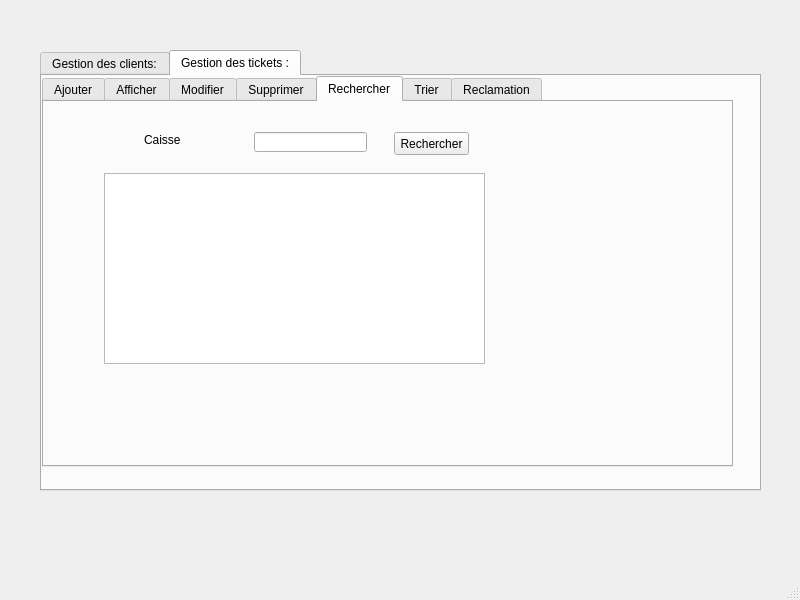
<?xml version="1.0" encoding="UTF-8"?>
<ui version="4.0">
 <class>MainWindow</class>
 <widget class="QMainWindow" name="MainWindow">
  <property name="geometry">
   <rect>
    <x>0</x>
    <y>0</y>
    <width>800</width>
    <height>600</height>
   </rect>
  </property>
  <property name="windowTitle">
   <string>MainWindow</string>
  </property>
  <widget class="QWidget" name="centralwidget">
   <widget class="QTabWidget" name="tabWidget_2">
    <property name="geometry">
     <rect>
      <x>40</x>
      <y>50</y>
      <width>721</width>
      <height>441</height>
     </rect>
    </property>
    <property name="currentIndex">
     <number>1</number>
    </property>
    <widget class="QWidget" name="tab_4">
     <attribute name="title">
      <string>Gestion des clients:</string>
     </attribute>
     <widget class="QTabWidget" name="tabWidget">
      <property name="geometry">
       <rect>
        <x>0</x>
        <y>20</y>
        <width>591</width>
        <height>301</height>
       </rect>
      </property>
      <property name="currentIndex">
       <number>0</number>
      </property>
      <widget class="QWidget" name="tab">
       <attribute name="title">
        <string>Ajouter un client</string>
       </attribute>
       <widget class="QLabel" name="label">
        <property name="geometry">
         <rect>
          <x>20</x>
          <y>30</y>
          <width>61</width>
          <height>16</height>
         </rect>
        </property>
        <property name="text">
         <string>CIN :</string>
        </property>
       </widget>
       <widget class="QLabel" name="label_2">
        <property name="geometry">
         <rect>
          <x>20</x>
          <y>70</y>
          <width>47</width>
          <height>13</height>
         </rect>
        </property>
        <property name="text">
         <string>Nom:</string>
        </property>
       </widget>
       <widget class="QLabel" name="label_3">
        <property name="geometry">
         <rect>
          <x>20</x>
          <y>100</y>
          <width>47</width>
          <height>13</height>
         </rect>
        </property>
        <property name="text">
         <string>Prénom:</string>
        </property>
       </widget>
       <widget class="QLineEdit" name="lineEdit_CIN">
        <property name="geometry">
         <rect>
          <x>130</x>
          <y>30</y>
          <width>113</width>
          <height>20</height>
         </rect>
        </property>
       </widget>
       <widget class="QLineEdit" name="lineEdit_nom">
        <property name="geometry">
         <rect>
          <x>130</x>
          <y>60</y>
          <width>113</width>
          <height>20</height>
         </rect>
        </property>
       </widget>
       <widget class="QLineEdit" name="lineEdit_prenom">
        <property name="geometry">
         <rect>
          <x>130</x>
          <y>100</y>
          <width>113</width>
          <height>20</height>
         </rect>
        </property>
       </widget>
       <widget class="QPushButton" name="pb_ajouter">
        <property name="geometry">
         <rect>
          <x>340</x>
          <y>230</y>
          <width>75</width>
          <height>23</height>
         </rect>
        </property>
        <property name="text">
         <string>Ajouter</string>
        </property>
       </widget>
       <widget class="QLabel" name="label_5">
        <property name="geometry">
         <rect>
          <x>20</x>
          <y>130</y>
          <width>47</width>
          <height>13</height>
         </rect>
        </property>
        <property name="text">
         <string>Email:</string>
        </property>
       </widget>
       <widget class="QLineEdit" name="lineEdit_email">
        <property name="geometry">
         <rect>
          <x>130</x>
          <y>130</y>
          <width>113</width>
          <height>20</height>
         </rect>
        </property>
       </widget>
       <widget class="QLabel" name="label_11">
        <property name="geometry">
         <rect>
          <x>20</x>
          <y>160</y>
          <width>71</width>
          <height>16</height>
         </rect>
        </property>
        <property name="text">
         <string>Numero:</string>
        </property>
       </widget>
       <widget class="QLineEdit" name="lineEdit_num">
        <property name="geometry">
         <rect>
          <x>130</x>
          <y>160</y>
          <width>113</width>
          <height>20</height>
         </rect>
        </property>
       </widget>
      </widget>
      <widget class="QWidget" name="tab_2">
       <attribute name="title">
        <string>Afficher les clients</string>
       </attribute>
       <widget class="QTableView" name="tabclient">
        <property name="geometry">
         <rect>
          <x>10</x>
          <y>10</y>
          <width>341</width>
          <height>171</height>
         </rect>
        </property>
       </widget>
      </widget>
      <widget class="QWidget" name="tab_10">
       <attribute name="title">
        <string>modifier un client</string>
       </attribute>
       <widget class="QLineEdit" name="CIN2">
        <property name="geometry">
         <rect>
          <x>180</x>
          <y>30</y>
          <width>113</width>
          <height>20</height>
         </rect>
        </property>
       </widget>
       <widget class="QLabel" name="label_12">
        <property name="geometry">
         <rect>
          <x>60</x>
          <y>40</y>
          <width>47</width>
          <height>13</height>
         </rect>
        </property>
        <property name="text">
         <string>CIN :</string>
        </property>
       </widget>
       <widget class="QLabel" name="label_13">
        <property name="geometry">
         <rect>
          <x>60</x>
          <y>80</y>
          <width>47</width>
          <height>13</height>
         </rect>
        </property>
        <property name="text">
         <string>Nom :</string>
        </property>
       </widget>
       <widget class="QLabel" name="label_14">
        <property name="geometry">
         <rect>
          <x>60</x>
          <y>110</y>
          <width>47</width>
          <height>13</height>
         </rect>
        </property>
        <property name="text">
         <string>Prenom :</string>
        </property>
       </widget>
       <widget class="QLabel" name="label_15">
        <property name="geometry">
         <rect>
          <x>60</x>
          <y>160</y>
          <width>47</width>
          <height>13</height>
         </rect>
        </property>
        <property name="text">
         <string>Email:</string>
        </property>
       </widget>
       <widget class="QLabel" name="label_16">
        <property name="geometry">
         <rect>
          <x>60</x>
          <y>200</y>
          <width>47</width>
          <height>13</height>
         </rect>
        </property>
        <property name="text">
         <string>Numero:</string>
        </property>
       </widget>
       <widget class="QLineEdit" name="lineEdit_nom_1">
        <property name="geometry">
         <rect>
          <x>180</x>
          <y>70</y>
          <width>113</width>
          <height>20</height>
         </rect>
        </property>
       </widget>
       <widget class="QLineEdit" name="lineEdit_prenom_">
        <property name="geometry">
         <rect>
          <x>180</x>
          <y>110</y>
          <width>113</width>
          <height>20</height>
         </rect>
        </property>
       </widget>
       <widget class="QLineEdit" name="lineEdit_email_1">
        <property name="geometry">
         <rect>
          <x>180</x>
          <y>160</y>
          <width>113</width>
          <height>20</height>
         </rect>
        </property>
       </widget>
       <widget class="QLineEdit" name="lineEdit_num_1">
        <property name="geometry">
         <rect>
          <x>180</x>
          <y>200</y>
          <width>113</width>
          <height>20</height>
         </rect>
        </property>
       </widget>
       <widget class="QPushButton" name="pushButton">
        <property name="geometry">
         <rect>
          <x>340</x>
          <y>230</y>
          <width>75</width>
          <height>23</height>
         </rect>
        </property>
        <property name="text">
         <string>Modifier</string>
        </property>
       </widget>
      </widget>
      <widget class="QWidget" name="tab_3">
       <attribute name="title">
        <string>Supprimer un client</string>
       </attribute>
       <widget class="QLineEdit" name="lineEdit_CIN_2">
        <property name="geometry">
         <rect>
          <x>140</x>
          <y>30</y>
          <width>113</width>
          <height>20</height>
         </rect>
        </property>
       </widget>
       <widget class="QLabel" name="label_4">
        <property name="geometry">
         <rect>
          <x>20</x>
          <y>30</y>
          <width>61</width>
          <height>16</height>
         </rect>
        </property>
        <property name="text">
         <string>CIN:</string>
        </property>
       </widget>
       <widget class="QPushButton" name="pb_supprimer">
        <property name="geometry">
         <rect>
          <x>240</x>
          <y>140</y>
          <width>75</width>
          <height>23</height>
         </rect>
        </property>
        <property name="text">
         <string>Supprimer</string>
        </property>
       </widget>
      </widget>
      <widget class="QWidget" name="tab_11">
       <attribute name="title">
        <string>Recherche</string>
       </attribute>
       <widget class="QLabel" name="label_17">
        <property name="geometry">
         <rect>
          <x>70</x>
          <y>30</y>
          <width>71</width>
          <height>16</height>
         </rect>
        </property>
        <property name="text">
         <string>Nom Client :</string>
        </property>
       </widget>
       <widget class="QLineEdit" name="lineEdit_nomC">
        <property name="geometry">
         <rect>
          <x>200</x>
          <y>30</y>
          <width>113</width>
          <height>20</height>
         </rect>
        </property>
       </widget>
       <widget class="QTableView" name="tabclient_3">
        <property name="geometry">
         <rect>
          <x>50</x>
          <y>70</y>
          <width>341</width>
          <height>171</height>
         </rect>
        </property>
       </widget>
       <widget class="QPushButton" name="pushButton_2">
        <property name="geometry">
         <rect>
          <x>340</x>
          <y>30</y>
          <width>75</width>
          <height>23</height>
         </rect>
        </property>
        <property name="text">
         <string>Rechercher</string>
        </property>
       </widget>
      </widget>
      <widget class="QWidget" name="tab_5">
       <attribute name="title">
        <string>Trier</string>
       </attribute>
       <widget class="QTableView" name="tableView">
        <property name="geometry">
         <rect>
          <x>60</x>
          <y>50</y>
          <width>421</width>
          <height>192</height>
         </rect>
        </property>
       </widget>
       <widget class="QPushButton" name="pushButton_3">
        <property name="geometry">
         <rect>
          <x>500</x>
          <y>30</y>
          <width>75</width>
          <height>23</height>
         </rect>
        </property>
        <property name="text">
         <string>TRIER</string>
        </property>
       </widget>
      </widget>
     </widget>
    </widget>
    <widget class="QWidget" name="tab_6">
     <attribute name="title">
      <string>Gestion des tickets :</string>
     </attribute>
     <widget class="QTabWidget" name="tabWidget_3">
      <property name="geometry">
       <rect>
        <x>0</x>
        <y>0</y>
        <width>691</width>
        <height>391</height>
       </rect>
      </property>
      <property name="currentIndex">
       <number>4</number>
      </property>
      <widget class="QWidget" name="tab_7">
       <attribute name="title">
        <string>Ajouter</string>
       </attribute>
       <widget class="QGroupBox" name="groupBox">
        <property name="geometry">
         <rect>
          <x>20</x>
          <y>60</y>
          <width>221</width>
          <height>261</height>
         </rect>
        </property>
        <property name="title">
         <string>Ticket:</string>
        </property>
        <widget class="QLabel" name="label_23">
         <property name="geometry">
          <rect>
           <x>30</x>
           <y>30</y>
           <width>47</width>
           <height>13</height>
          </rect>
         </property>
         <property name="text">
          <string>Ref:</string>
         </property>
        </widget>
        <widget class="QLineEdit" name="Ref">
         <property name="geometry">
          <rect>
           <x>90</x>
           <y>30</y>
           <width>113</width>
           <height>20</height>
          </rect>
         </property>
        </widget>
        <widget class="QLabel" name="label_24">
         <property name="geometry">
          <rect>
           <x>30</x>
           <y>70</y>
           <width>47</width>
           <height>13</height>
          </rect>
         </property>
         <property name="text">
          <string>Nom :</string>
         </property>
        </widget>
        <widget class="QLineEdit" name="Nomp">
         <property name="geometry">
          <rect>
           <x>90</x>
           <y>70</y>
           <width>113</width>
           <height>20</height>
          </rect>
         </property>
        </widget>
        <widget class="QLabel" name="label_25">
         <property name="geometry">
          <rect>
           <x>30</x>
           <y>110</y>
           <width>47</width>
           <height>13</height>
          </rect>
         </property>
         <property name="text">
          <string>Quantite:</string>
         </property>
        </widget>
        <widget class="QLineEdit" name="quantite">
         <property name="geometry">
          <rect>
           <x>90</x>
           <y>110</y>
           <width>113</width>
           <height>20</height>
          </rect>
         </property>
        </widget>
        <widget class="QLabel" name="label_26">
         <property name="geometry">
          <rect>
           <x>30</x>
           <y>140</y>
           <width>47</width>
           <height>13</height>
          </rect>
         </property>
         <property name="text">
          <string>Prix :</string>
         </property>
        </widget>
        <widget class="QLineEdit" name="prix">
         <property name="geometry">
          <rect>
           <x>90</x>
           <y>140</y>
           <width>113</width>
           <height>20</height>
          </rect>
         </property>
        </widget>
        <widget class="QPushButton" name="pushButton_5">
         <property name="geometry">
          <rect>
           <x>0</x>
           <y>180</y>
           <width>101</width>
           <height>23</height>
          </rect>
         </property>
         <property name="text">
          <string>Ajouter_Article</string>
         </property>
        </widget>
        <widget class="QPushButton" name="pushButton_10">
         <property name="geometry">
          <rect>
           <x>110</x>
           <y>180</y>
           <width>101</width>
           <height>23</height>
          </rect>
         </property>
         <property name="text">
          <string>Supprimer_Article</string>
         </property>
        </widget>
        <widget class="QPushButton" name="pushButton_6">
         <property name="geometry">
          <rect>
           <x>0</x>
           <y>220</y>
           <width>101</width>
           <height>23</height>
          </rect>
         </property>
         <property name="text">
          <string>Modifier_Article</string>
         </property>
        </widget>
       </widget>
       <widget class="QPushButton" name="pushButton_4">
        <property name="geometry">
         <rect>
          <x>540</x>
          <y>310</y>
          <width>75</width>
          <height>23</height>
         </rect>
        </property>
        <property name="text">
         <string>entrer</string>
        </property>
       </widget>
       <widget class="QLabel" name="label_6">
        <property name="geometry">
         <rect>
          <x>20</x>
          <y>10</y>
          <width>91</width>
          <height>21</height>
         </rect>
        </property>
        <property name="text">
         <string>Numcaisse:</string>
        </property>
       </widget>
       <widget class="QLineEdit" name="lineEdit_caisse">
        <property name="geometry">
         <rect>
          <x>100</x>
          <y>10</y>
          <width>113</width>
          <height>20</height>
         </rect>
        </property>
       </widget>
       <widget class="QLabel" name="label_8">
        <property name="geometry">
         <rect>
          <x>240</x>
          <y>10</y>
          <width>61</width>
          <height>16</height>
         </rect>
        </property>
        <property name="text">
         <string>Ticket :</string>
        </property>
       </widget>
       <widget class="QLineEdit" name="lineEdit_ticket">
        <property name="geometry">
         <rect>
          <x>300</x>
          <y>10</y>
          <width>113</width>
          <height>20</height>
         </rect>
        </property>
       </widget>
       <widget class="QLabel" name="label_7">
        <property name="geometry">
         <rect>
          <x>450</x>
          <y>10</y>
          <width>61</width>
          <height>20</height>
         </rect>
        </property>
        <property name="text">
         <string>Agent:</string>
        </property>
       </widget>
       <widget class="QLineEdit" name="lineEdit_agent">
        <property name="geometry">
         <rect>
          <x>520</x>
          <y>10</y>
          <width>113</width>
          <height>20</height>
         </rect>
        </property>
       </widget>
       <widget class="QLabel" name="label_9">
        <property name="geometry">
         <rect>
          <x>370</x>
          <y>310</y>
          <width>41</width>
          <height>20</height>
         </rect>
        </property>
        <property name="text">
         <string>Total :</string>
        </property>
       </widget>
       <widget class="QLineEdit" name="lineEdit_total">
        <property name="geometry">
         <rect>
          <x>420</x>
          <y>310</y>
          <width>113</width>
          <height>20</height>
         </rect>
        </property>
       </widget>
       <widget class="QTableWidget" name="Monticket">
        <property name="geometry">
         <rect>
          <x>260</x>
          <y>70</y>
          <width>401</width>
          <height>192</height>
         </rect>
        </property>
        <column>
         <property name="text">
          <string>REF :</string>
         </property>
         <property name="font">
          <font>
           <weight>75</weight>
           <italic>true</italic>
           <bold>true</bold>
           <underline>false</underline>
          </font>
         </property>
         <property name="background">
          <color>
           <red>170</red>
           <green>170</green>
           <blue>255</blue>
          </color>
         </property>
        </column>
        <column>
         <property name="text">
          <string>Nom Article :</string>
         </property>
         <property name="font">
          <font>
           <weight>75</weight>
           <italic>true</italic>
           <bold>true</bold>
          </font>
         </property>
         <property name="background">
          <color>
           <red>170</red>
           <green>170</green>
           <blue>255</blue>
          </color>
         </property>
        </column>
        <column>
         <property name="text">
          <string>Quantite Article :</string>
         </property>
         <property name="font">
          <font>
           <weight>75</weight>
           <italic>true</italic>
           <bold>true</bold>
          </font>
         </property>
         <property name="background">
          <color>
           <red>170</red>
           <green>170</green>
           <blue>255</blue>
          </color>
         </property>
        </column>
        <column>
         <property name="text">
          <string>Prix Article :</string>
         </property>
         <property name="font">
          <font>
           <weight>75</weight>
           <italic>true</italic>
           <bold>true</bold>
          </font>
         </property>
         <property name="background">
          <color>
           <red>170</red>
           <green>170</green>
           <blue>255</blue>
          </color>
         </property>
        </column>
       </widget>
      </widget>
      <widget class="QWidget" name="tab_15">
       <attribute name="title">
        <string>Afficher</string>
       </attribute>
       <widget class="QTableView" name="tableTicket">
        <property name="geometry">
         <rect>
          <x>20</x>
          <y>20</y>
          <width>601</width>
          <height>261</height>
         </rect>
        </property>
       </widget>
      </widget>
      <widget class="QWidget" name="tab_8">
       <attribute name="title">
        <string>Modifier</string>
       </attribute>
       <widget class="QLabel" name="label_10">
        <property name="geometry">
         <rect>
          <x>20</x>
          <y>20</y>
          <width>47</width>
          <height>13</height>
         </rect>
        </property>
        <property name="text">
         <string>N°caisse:</string>
        </property>
       </widget>
       <widget class="QLabel" name="label_18">
        <property name="geometry">
         <rect>
          <x>250</x>
          <y>20</y>
          <width>47</width>
          <height>13</height>
         </rect>
        </property>
        <property name="text">
         <string>Ticket:</string>
        </property>
       </widget>
       <widget class="QLabel" name="label_19">
        <property name="geometry">
         <rect>
          <x>490</x>
          <y>10</y>
          <width>61</width>
          <height>20</height>
         </rect>
        </property>
        <property name="text">
         <string>Suivi par :</string>
        </property>
       </widget>
       <widget class="QLineEdit" name="lineEdit_5">
        <property name="geometry">
         <rect>
          <x>90</x>
          <y>20</y>
          <width>113</width>
          <height>20</height>
         </rect>
        </property>
       </widget>
       <widget class="QLineEdit" name="lineEdit_6">
        <property name="geometry">
         <rect>
          <x>320</x>
          <y>20</y>
          <width>113</width>
          <height>20</height>
         </rect>
        </property>
       </widget>
       <widget class="QLineEdit" name="lineEdit_7">
        <property name="geometry">
         <rect>
          <x>560</x>
          <y>10</y>
          <width>113</width>
          <height>20</height>
         </rect>
        </property>
       </widget>
       <widget class="QLabel" name="label_20">
        <property name="geometry">
         <rect>
          <x>320</x>
          <y>280</y>
          <width>47</width>
          <height>13</height>
         </rect>
        </property>
        <property name="text">
         <string>Total :</string>
        </property>
       </widget>
       <widget class="QLineEdit" name="lineEdit_8">
        <property name="geometry">
         <rect>
          <x>390</x>
          <y>280</y>
          <width>113</width>
          <height>20</height>
         </rect>
        </property>
       </widget>
       <widget class="QGroupBox" name="groupBox_2">
        <property name="geometry">
         <rect>
          <x>20</x>
          <y>70</y>
          <width>221</width>
          <height>211</height>
         </rect>
        </property>
        <property name="title">
         <string>Ticket:</string>
        </property>
        <widget class="QLabel" name="label_27">
         <property name="geometry">
          <rect>
           <x>30</x>
           <y>40</y>
           <width>47</width>
           <height>13</height>
          </rect>
         </property>
         <property name="text">
          <string>Ref:</string>
         </property>
        </widget>
        <widget class="QLineEdit" name="Ref_2">
         <property name="geometry">
          <rect>
           <x>90</x>
           <y>40</y>
           <width>113</width>
           <height>20</height>
          </rect>
         </property>
        </widget>
        <widget class="QLabel" name="label_28">
         <property name="geometry">
          <rect>
           <x>30</x>
           <y>80</y>
           <width>47</width>
           <height>13</height>
          </rect>
         </property>
         <property name="text">
          <string>Nom :</string>
         </property>
        </widget>
        <widget class="QLineEdit" name="Nomp_2">
         <property name="geometry">
          <rect>
           <x>90</x>
           <y>80</y>
           <width>113</width>
           <height>20</height>
          </rect>
         </property>
        </widget>
        <widget class="QLabel" name="label_29">
         <property name="geometry">
          <rect>
           <x>30</x>
           <y>120</y>
           <width>47</width>
           <height>13</height>
          </rect>
         </property>
         <property name="text">
          <string>Quantite:</string>
         </property>
        </widget>
        <widget class="QLineEdit" name="quantite_2">
         <property name="geometry">
          <rect>
           <x>90</x>
           <y>120</y>
           <width>113</width>
           <height>20</height>
          </rect>
         </property>
        </widget>
        <widget class="QLabel" name="label_30">
         <property name="geometry">
          <rect>
           <x>30</x>
           <y>150</y>
           <width>47</width>
           <height>13</height>
          </rect>
         </property>
         <property name="text">
          <string>Prix :</string>
         </property>
        </widget>
        <widget class="QLineEdit" name="prix_2">
         <property name="geometry">
          <rect>
           <x>90</x>
           <y>150</y>
           <width>113</width>
           <height>20</height>
          </rect>
         </property>
        </widget>
       </widget>
       <widget class="QTableWidget" name="Monticket_2">
        <property name="geometry">
         <rect>
          <x>270</x>
          <y>60</y>
          <width>401</width>
          <height>192</height>
         </rect>
        </property>
        <column>
         <property name="text">
          <string>REF :</string>
         </property>
         <property name="font">
          <font>
           <weight>75</weight>
           <italic>true</italic>
           <bold>true</bold>
           <underline>false</underline>
          </font>
         </property>
         <property name="background">
          <color>
           <red>170</red>
           <green>170</green>
           <blue>255</blue>
          </color>
         </property>
        </column>
        <column>
         <property name="text">
          <string>Nom Article :</string>
         </property>
         <property name="font">
          <font>
           <weight>75</weight>
           <italic>true</italic>
           <bold>true</bold>
          </font>
         </property>
         <property name="background">
          <color>
           <red>170</red>
           <green>170</green>
           <blue>255</blue>
          </color>
         </property>
        </column>
        <column>
         <property name="text">
          <string>Quantite Article :</string>
         </property>
         <property name="font">
          <font>
           <weight>75</weight>
           <italic>true</italic>
           <bold>true</bold>
          </font>
         </property>
         <property name="background">
          <color>
           <red>170</red>
           <green>170</green>
           <blue>255</blue>
          </color>
         </property>
        </column>
        <column>
         <property name="text">
          <string>Prix Article :</string>
         </property>
         <property name="font">
          <font>
           <weight>75</weight>
           <italic>true</italic>
           <bold>true</bold>
          </font>
         </property>
         <property name="background">
          <color>
           <red>170</red>
           <green>170</green>
           <blue>255</blue>
          </color>
         </property>
        </column>
       </widget>
       <widget class="QPushButton" name="pushButton_8">
        <property name="geometry">
         <rect>
          <x>560</x>
          <y>300</y>
          <width>75</width>
          <height>23</height>
         </rect>
        </property>
        <property name="text">
         <string>Modifier</string>
        </property>
       </widget>
      </widget>
      <widget class="QWidget" name="tab_9">
       <attribute name="title">
        <string>Supprimer</string>
       </attribute>
       <widget class="QLabel" name="label_21">
        <property name="geometry">
         <rect>
          <x>110</x>
          <y>40</y>
          <width>81</width>
          <height>20</height>
         </rect>
        </property>
        <property name="text">
         <string>N° Ticket :</string>
        </property>
       </widget>
       <widget class="QLineEdit" name="lineEdit_9">
        <property name="geometry">
         <rect>
          <x>230</x>
          <y>40</y>
          <width>113</width>
          <height>20</height>
         </rect>
        </property>
       </widget>
       <widget class="QPushButton" name="pushButton_9">
        <property name="geometry">
         <rect>
          <x>350</x>
          <y>100</y>
          <width>75</width>
          <height>23</height>
         </rect>
        </property>
        <property name="text">
         <string>Supprimer</string>
        </property>
       </widget>
      </widget>
      <widget class="QWidget" name="tab_12">
       <attribute name="title">
        <string>Rechercher</string>
       </attribute>
       <widget class="QLineEdit" name="lineEdit_10">
        <property name="geometry">
         <rect>
          <x>210</x>
          <y>30</y>
          <width>113</width>
          <height>20</height>
         </rect>
        </property>
       </widget>
       <widget class="QLabel" name="label_22">
        <property name="geometry">
         <rect>
          <x>100</x>
          <y>30</y>
          <width>71</width>
          <height>16</height>
         </rect>
        </property>
        <property name="text">
         <string>Caisse</string>
        </property>
       </widget>
       <widget class="QTableView" name="tableView_4">
        <property name="geometry">
         <rect>
          <x>60</x>
          <y>71</y>
          <width>381</width>
          <height>191</height>
         </rect>
        </property>
       </widget>
       <widget class="QPushButton" name="pushButton_11">
        <property name="geometry">
         <rect>
          <x>350</x>
          <y>30</y>
          <width>75</width>
          <height>23</height>
         </rect>
        </property>
        <property name="text">
         <string>Rechercher</string>
        </property>
       </widget>
      </widget>
      <widget class="QWidget" name="tab_13">
       <attribute name="title">
        <string>Trier</string>
       </attribute>
       <widget class="QTableView" name="tableView_5">
        <property name="geometry">
         <rect>
          <x>60</x>
          <y>60</y>
          <width>351</width>
          <height>231</height>
         </rect>
        </property>
       </widget>
       <widget class="QPushButton" name="pushButton_7">
        <property name="geometry">
         <rect>
          <x>470</x>
          <y>90</y>
          <width>75</width>
          <height>23</height>
         </rect>
        </property>
        <property name="text">
         <string>Trier</string>
        </property>
       </widget>
      </widget>
      <widget class="QWidget" name="tab_14">
       <attribute name="title">
        <string>Reclamation</string>
       </attribute>
      </widget>
     </widget>
    </widget>
   </widget>
  </widget>
  <widget class="QMenuBar" name="menubar">
   <property name="geometry">
    <rect>
     <x>0</x>
     <y>0</y>
     <width>800</width>
     <height>21</height>
    </rect>
   </property>
  </widget>
  <widget class="QStatusBar" name="statusbar"/>
 </widget>
 <resources/>
 <connections/>
</ui>
